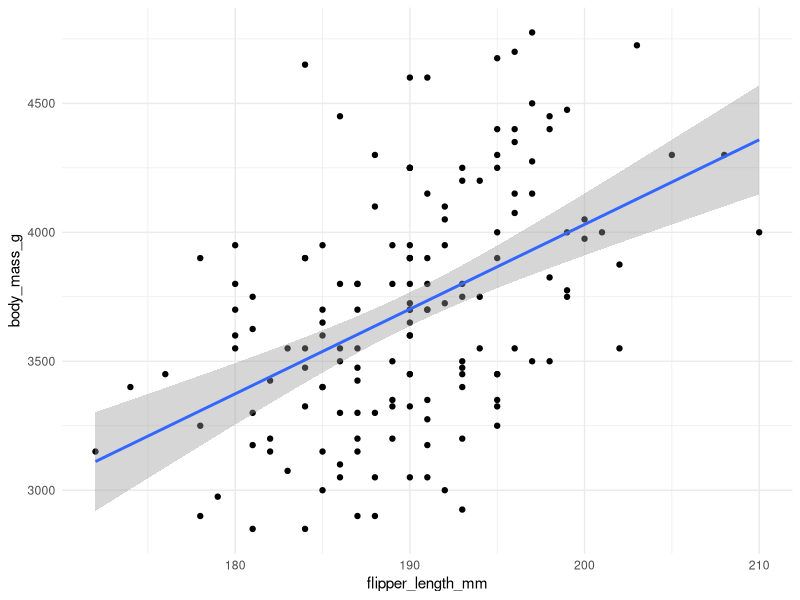
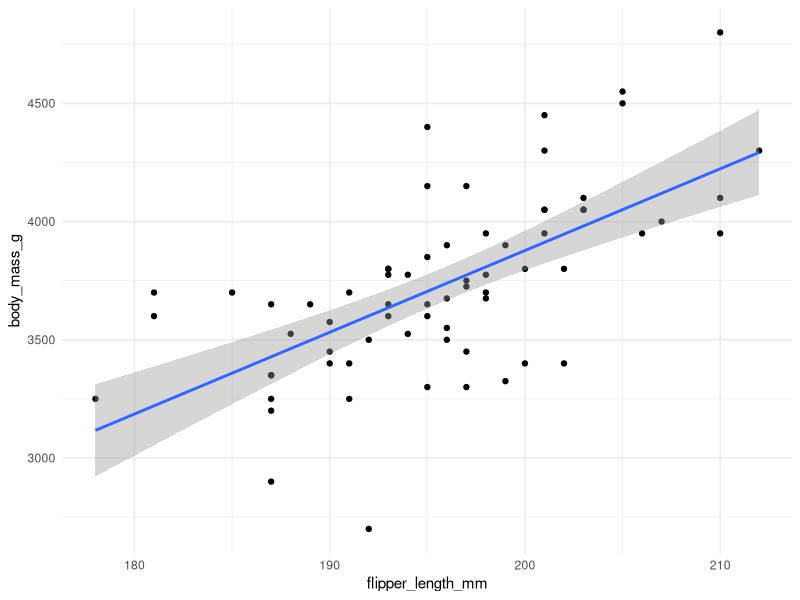
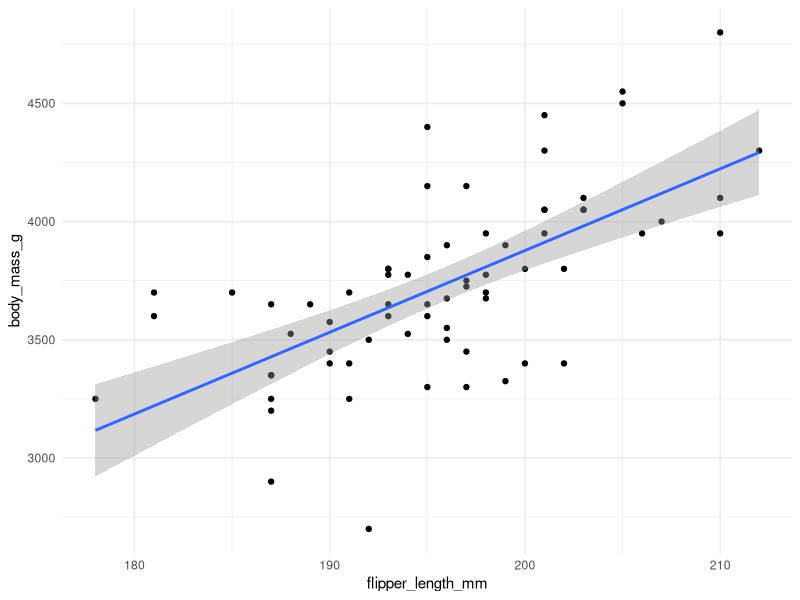
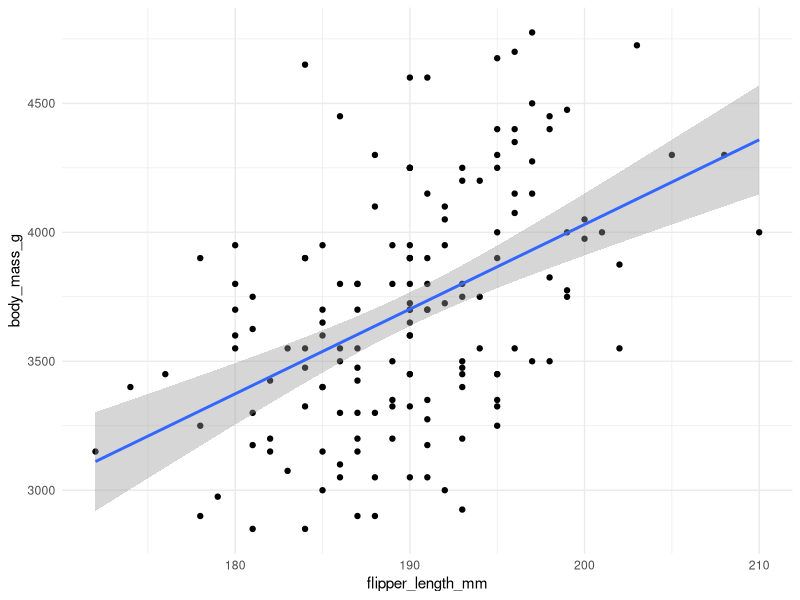
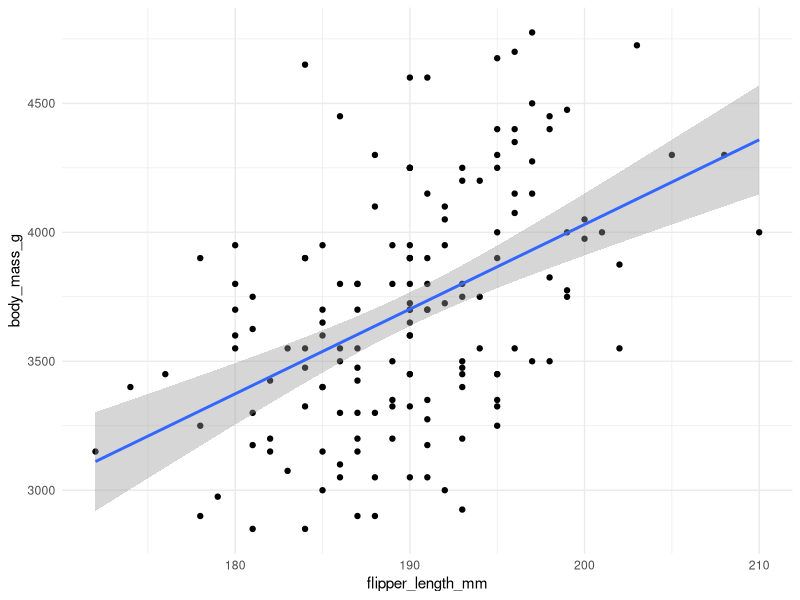
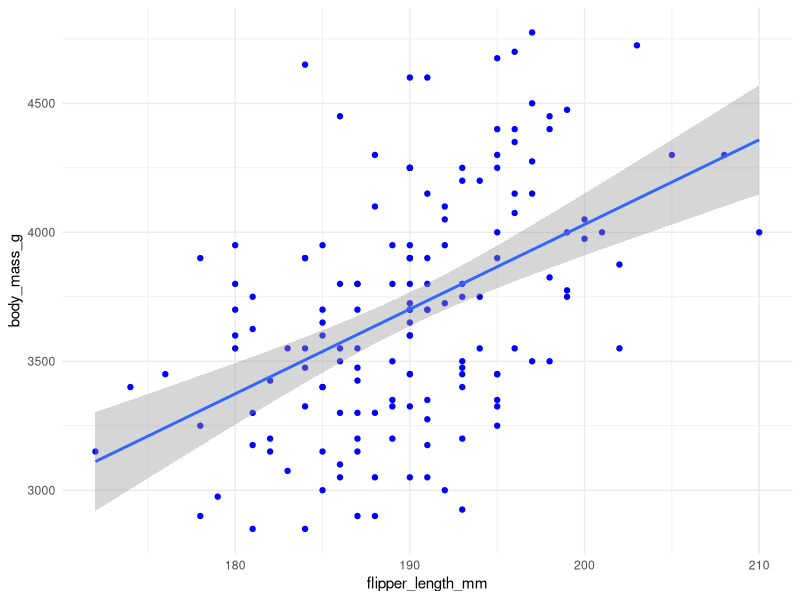
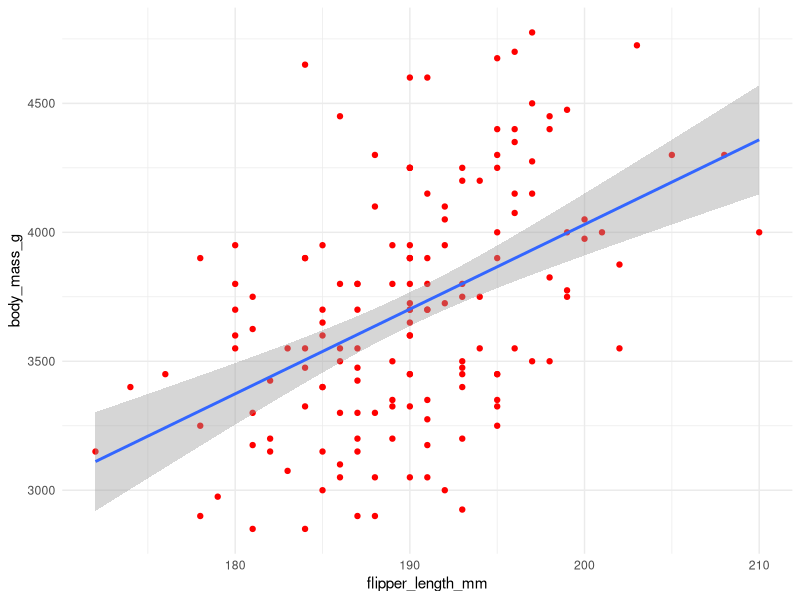

R code for these plots, in order:
## ---- chunk 1
#| label: messy_script
library(tidyverse)
library(palmerpenguins)

# Adelie species
adelie <- filter(penguins, species == "Adelie")
ggplot(adelie, aes(flipper_length_mm, body_mass_g)) +
  geom_point() +
  geom_smooth(method = "lm") +
  theme_minimal()

# Chinstrap species
chinstrap <- filter(penguins, species == "Chinstrap")
ggplot(chinstrap, aes(flipper_length_mm, body_mass_g)) +
  geom_point() +
  geom_smooth(method = "lm") +
  theme_minimal()

# Gentoo species
gentoo <- filter(penguins, species == "Chinstrap")
ggplot(gentoo, aes(flipper_length_mm, body_mass_g)) +
  geom_point() +
  geom_smooth(method = "lm") +
  theme_minimal()
## ---- chunk 2
#| label: function_example
#| eval: true
add_numbers <- function(x, y) {
  x + y
}

add_numbers(1, 1)
add_numbers(x = 1, y = 1)
## ---- chunk 3
adelie <- filter(penguins, species == "Adelie")
ggplot(adelie, aes(flipper_length_mm, body_mass_g)) +
  geom_point() +
  geom_smooth(method = "lm") +
  theme_minimal()
## ---- chunk 4
# generic penguin function
plot_penguins <- function(data) {
  ggplot(data, aes(flipper_length_mm, body_mass_g)) +
    geom_point() +
    geom_smooth(method = "lm") +
    theme_minimal()
}
# apply the function to the Adelie data
adelie <- filter(penguins, species == "Adelie")
plot_penguins(adelie)
## ---- chunk 5
# Define a default color for penguin data points
plot_penguins <- function(data, point_color = "blue") {
  ggplot(data, aes(flipper_length_mm, body_mass_g)) +
    geom_point(color = point_color) +
    geom_smooth(method = "lm") +
    theme_minimal()
}
# Call the function with the default blue color
plot_penguins(adelie)
# Call the function with a custom color
plot_penguins(adelie, point_color = "red")
